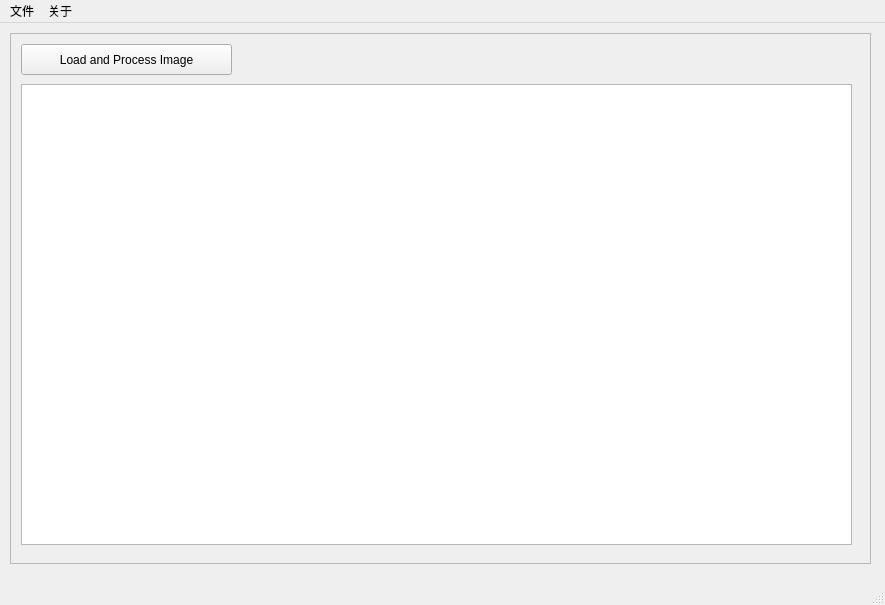
<?xml version="1.0" encoding="UTF-8"?>
<ui version="4.0">
 <class>MainWindow</class>
 <widget class="QMainWindow" name="MainWindow">
  <property name="geometry">
   <rect>
    <x>0</x>
    <y>0</y>
    <width>885</width>
    <height>605</height>
   </rect>
  </property>
  <property name="minimumSize">
   <size>
    <width>0</width>
    <height>0</height>
   </size>
  </property>
  <property name="windowTitle">
   <string>MainWindow</string>
  </property>
  <property name="styleSheet">
   <string notr="true"/>
  </property>
  <widget class="QWidget" name="centralwidget">
   <widget class="QScrollArea" name="scrollArea">
    <property name="geometry">
     <rect>
      <x>10</x>
      <y>10</y>
      <width>861</width>
      <height>531</height>
     </rect>
    </property>
    <property name="widgetResizable">
     <bool>true</bool>
    </property>
    <widget class="QWidget" name="scrollAreaWidgetContents">
     <property name="geometry">
      <rect>
       <x>0</x>
       <y>0</y>
       <width>859</width>
       <height>529</height>
      </rect>
     </property>
     <widget class="QPushButton" name="button">
      <property name="geometry">
       <rect>
        <x>10</x>
        <y>10</y>
        <width>211</width>
        <height>31</height>
       </rect>
      </property>
      <property name="text">
       <string>Load and Process Image</string>
      </property>
     </widget>
     <widget class="QGraphicsView" name="plotWidget">
      <property name="geometry">
       <rect>
        <x>10</x>
        <y>50</y>
        <width>831</width>
        <height>461</height>
       </rect>
      </property>
      <property name="dragMode">
       <enum>QGraphicsView::ScrollHandDrag</enum>
      </property>
     </widget>
    </widget>
   </widget>
  </widget>
  <widget class="QMenuBar" name="menubar">
   <property name="geometry">
    <rect>
     <x>0</x>
     <y>0</y>
     <width>885</width>
     <height>23</height>
    </rect>
   </property>
   <property name="styleSheet">
    <string notr="true"/>
   </property>
   <widget class="QMenu" name="menu">
    <property name="styleSheet">
     <string notr="true"/>
    </property>
    <property name="title">
     <string>文件</string>
    </property>
    <addaction name="actionOpenFile"/>
    <addaction name="separator"/>
   </widget>
   <widget class="QMenu" name="menu_2">
    <property name="title">
     <string>关于</string>
    </property>
    <addaction name="actionS"/>
   </widget>
   <addaction name="menu"/>
   <addaction name="menu_2"/>
  </widget>
  <widget class="QStatusBar" name="statusbar"/>
  <action name="actionOpenFile">
   <property name="text">
    <string>打开文件</string>
   </property>
  </action>
  <action name="actionS">
   <property name="text">
    <string>help</string>
   </property>
  </action>
 </widget>
 <resources/>
 <connections/>
</ui>
